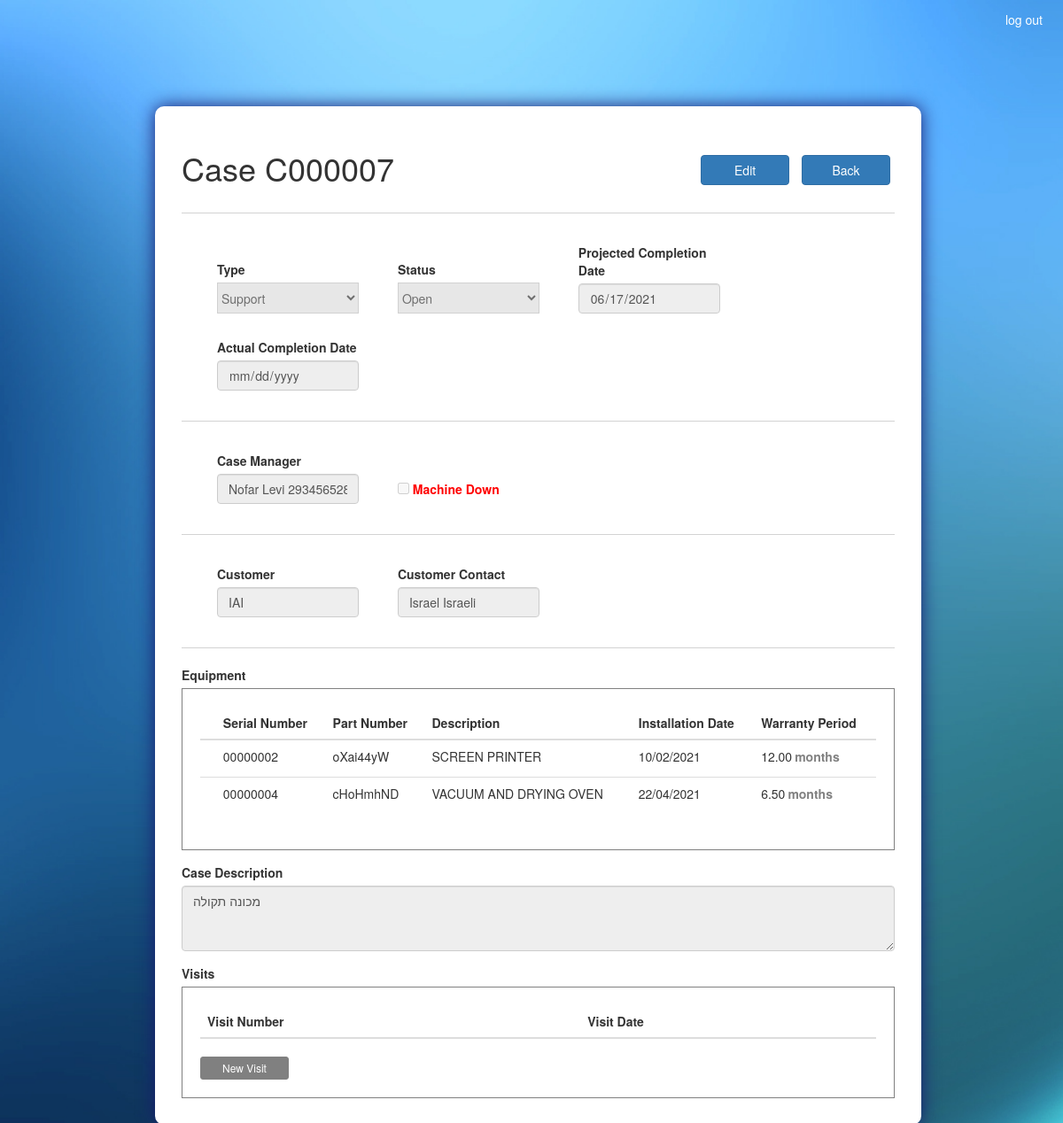
/case/C000007/ (signed in), run on the app's committed database.
### ASISupport_app/models.py (models this page shows, shortened)
class Case(models.Model):
	TYPES = (
		('Support', 'Support'),
		('Training', 'Training'),
		('Maintenance', 'Maintenance'),
		('installation','Installation')
	)
	STATUSES = (
		('Open', 'Open'),
		('Resolved', 'Resolved'),
		('Closed', 'Closed'),
		('On Hold','On Hold'),
		('Cancelled','Cancelled')
	)
	case_num 				= models.CharField(max_length=100, primary_key=True)
	case_type 				= models.CharField(max_length=100, choices=TYPES)
	status 					= models.CharField(max_length=100, choices=STATUSES)
	create_date 			= models.DateTimeField(default=timezone.now)
	target_date 			= models.DateField()
	actual_date 			= models.DateField(blank=True, null=True)
	case_manager 			= models.ForeignKey(Employee, on_delete=models.CASCADE)
	machine_down 			= models.BooleanField(default=False)
	customer 				= models.ForeignKey(Customer, on_delete=models.CASCADE)
	customer_contact 		= models.CharField(max_length=100)
	case_description 		= models.TextField()
	cancellation_reason 	= models.TextField(blank=True, null=True)
	on_hold_reason 			= models.TextField(blank=True, null=True)

class Employee(models.Model):
	employee_id 			= models.CharField(max_length=100, primary_key=True)
	first_name 				= models.CharField(max_length=100)
	last_name 				= models.CharField(max_length=100)
	def __str__(self):
		return f'{self.first_name} {self.last_name} {self.employee_id}'

class Customer(models.Model):
	customer_name 			= models.CharField(max_length=100, primary_key=True)
	def __str__(self):
		return self.customer_name

class Equipment(models.Model):
	equip_sn 				= models.CharField(max_length=100, primary_key=True)
	equip_pn 				= models.CharField(max_length=100)
	equip_description 		= models.TextField()
	installation_date 		= models.DateTimeField()
	warranty 				= models.DecimalField(max_digits=20, decimal_places=2) #in months
	def __str__(self):
		return self.equip_sn

### ASISupport_app/views.py (the view, shortened to what this page needs)
# urls.py: path('case/<id>/', views.case_view, name = 'view_case'),
@login_required(login_url='/accounts/login/')
def case_view(request, id):
	state = 'view'
	if request.method == 'POST' and 'back_btn' in request.POST:
		return redirect('ASISupport_app:dashboard')
	case = Case.objects.get(case_num=id)
	visits = Visit.objects.filter(case_num=id)
	case_equipment = CaseEquipment.objects.filter(case_num=id)
	case_equipment_sn_lst = [ce.equip_sn for ce in case_equipment]
	filtered_case_equipment = Equipment.objects.filter(equip_sn__in=case_equipment_sn_lst)
	equipment = Equipment.objects.all()
	equip_sn_lst = [equip.equip_sn for equip in equipment]
	equip_pn_lst = [equip.equip_pn for equip in equipment]
	equip_description_lst = [equip.equip_description for equip in equipment]
	equip_property_lst = [{'sn':equip.equip_sn,
						 'pn':equip.equip_pn,
						 'description':equip.equip_description,
						 'date':str(datetime.strptime(str(equip.installation_date)[:19],'%Y-%m-%d %H:%M:%S').strftime('%d/%m/%Y %H:%M:%S')),
						 'warranty':str(equip.warranty)} for equip in equipment]
	types = Case.TYPES
	employees = Employee.objects.all()
	customers = Customer.objects.all()
	''' roles '''
	groups = list(request.user.groups.values_list('name',flat = True))
	''' status list by roles '''
	statuses = []
	if ('Secretary' in groups):
		statuses.extend((
						('Closed', 'Closed'),
						))
	if ('Manager' in groups):
		statuses.extend(Case.STATUSES)
	statuses = list(set(statuses))
	''' restrict permits '''
	permit_edit = ('Manager' in groups) or ('Support' in groups and case.status not in ['Resolved','Closed','Cancelled']) or ('Secretary' in groups and case.status in ['Resolved'])
	edit = False
	permit_type = False
	permit_status = False
	permit_target_date = False
	permit_actual_date = False
	permit_on_hold_reason = False
	permit_cancellation_reason = False
	permit_case_manager = False
	permit_machine_down = False
	permit_customer = False
	permit_customer_contact = False
	permit_description = False
	permit_equipment_delete = False
	permit_equipment_add = False
	return render(request, 'ASISupport_app/case.html', locals())

### templates/ASISupport_app/case.html (shortened to what this page needs)
<!DOCTYPE html>
{% extends "ASISupport_app/base.html" %}
{% load static %}
{% block head_block %}
	<link rel="stylesheet" type="text/css" href="{% static 'css/case.css' %}">
{% endblock %}
{% block body_block %}
	<section class="col-sm-1 col-sm-10 col-sm-1">
		{% if state == 'view' %}
			<form class="form-container" action="{% url 'ASISupport_app:view_case' case.case_num %}" method="POST" id="view_case_form" autocomplete="off">
				<h1 class="inline_it">Case {{ case.case_num }}</h1>
				<div class="action_btn">
					{% if permit_edit and not edit %}
						<button type="submit" name="edit_btn" class="btn btn-primary">Edit</button>
					{% endif %}
					<button type="submit" name="back_btn" class="btn btn-primary" formnovalidate>Back</button>
				</div>
				<hr class="solid">
				<div class="inline_it inline_spacing">
					<div>
						<label for="type">Type</label>
					</div>
					{% if not permit_type %}
						<select class="form-select select_bar" disabled>
							<option selected>{{ case.case_type }}</option>
						</select>
					{% endif %}
				</div>
				<div class="inline_it inline_spacing">
					<div>
						<label for="status">Status</label>
					</div>
					{% if not permit_status %}
						<select class="form-select select_bar" disabled>
							<option selected>{{ case.status }}</option>
						</select>
					 {% endif %}
				</div>
				<div class="inline_it inline_spacing">
					<div>
						<label class="date_bar" for="projected_date">Projected Completion Date</label>
					</div>
					<input class="form-control datepicker date_bar" {% if permit_target_date %} name="projected_date" {% endif %} type="date" value="{{ case.target_date|date:'Y-m-d' }}" {% if not permit_target_date %} readonly {% endif %} required>
				</div>
				<div class="inline_it inline_spacing last_row_object">
					<div>
						<label for="actual_date">Actual Completion Date</label>
					</div>
					<input class="form-control datepicker date_bar" {% if permit_actual_date %} name="actual_date" {% endif %} type="date" value="{{ case.actual_date|date:'Y-m-d' }}" {% if not permit_actual_date %} readonly {% endif %}>
				</div>
				<hr class="solid"  id="first_solid">
				<div class="inline_it inline_spacing">
					<div>
						<label for="case_manager">Case Manager</label>
					</div>
					{% if not permit_case_manager %}
						<input class="form-control text_bar" type="text" value="{{ case.case_manager }}" readonly>
					{% endif %}
				</div>
				<div class="form-check inline_it inline_spacing machine_down_cb last_row_object">
					<input type="checkbox" {% if permit_machine_down %} name="machine_down" {% endif %} {% if case.machine_down %} checked {% endif %} {% if not permit_machine_down %} disabled {% endif %}>
					<label for="machine_down">Machine Down</label>
				</div>
				<hr class="solid">
				<div class="inline_it inline_spacing">
					<div>
						<label for="customer">Customer</label>
					</div>
					{% if not permit_customer %}
						<input class="form-control text_bar" type="text" value="{{ case.customer }}" readonly>
					{% endif %}
				</div>
				<div class="inline_it inline_spacing last_row_object">
					<div>
						<label for="customer_contact">Customer Contact</label>
					</div>
					<input class="form-control text_bar" {% if permit_customer_contact %} name="customer_contact" {% endif %} type="text" value="{{ case.customer_contact }}" {% if not permit_customer_contact %} readonly {% endif %} required>
				</div>
				<hr class="solid">
				<div>
					<label>Equipment</label>
					<div class="object_table">
						<table class="table table-hover" id="equipment_tbl">
							<thead>
								<tr>
									<th scope="col"></th>
									<th scope="col">Serial Number</th>
						    		<th scope="col">Part Number</th>
						    		<th scope="col">Description</th>
						    		<th scope="col">Installation Date</th>
						    		<th scope="col">Warranty Period</th>
						    	</tr>
							</thead>
							{% if not permit_equipment_delete and not permit_equipment_add %}
								<tbody>
									{% for equip in filtered_case_equipment %}
											<tr>
												<td></td>
												<td>{{ equip.equip_sn }}</td>
												<td>{{ equip.equip_pn }}</td>
												<td>{{ equip.equip_description }}</td>
												<td>{{ equip.installation_date|date:'d/m/Y' }}</td>
												<td>{{ equip.warranty }}<label>months</label></td>
											</tr>
									{% endfor %}
								</tbody>
							{% endif %}
						</table>
					</div>
				</div>
				<div class="form-group description_bar">
					<label for="case_description">Case Description</label>
					<textarea class="form-control" {% if permit_description %} name="case_description" {% endif %} rows="3" {% if not permit_description %} readonly {% endif %} required>{{ case.case_description }}</textarea>
				</div>
				<div>
					<label>Visits</label>
					<div class="object_table">
						<table class="table table-hover">
							<thead>
								<tr>
						    		<th scope="col">Visit Number</th>
						    		<th scope="col">Visit Date</th>
						    	</tr>
							</thead>
						</table>
						{% if 'Manager' in groups or permit_edit and case.status != 'On Hold' %}
							<a href="{% url 'ASISupport_app:new_visit' case.case_num %}" class="btn btn-primary btn-sm new_visit_btn">New Visit</a>
						{% endif %}
					</div>
				</div>
			</form>
		{% endif %}
	</section>
{% endblock %}

### static/css/base.css (style rules this page uses)
body { background-image: url('/static/images/Background1.jpg'); background-repeat: no-repeat; background-attachment: fixed; background-size: cover; }
.form-container { position: absolute; top: 15vh; background: #fff; padding: 30px; border-radius: 10px; box-shadow: 0px 0px 20px 0px #191970; }
hr.solid { border-top: 1px solid LightGray; }
.inline_it { display: inline-block; }

### static/css/case.css (style rules this page uses)
.form-container { margin: 0px 60px 0px; }
.select_bar { width: 160px; height: 35px; }
.date_bar { width: 160px; }
.inline_spacing { margin: 14px 0px; padding: 0px 0px 0px 40px; }
.last_row_object { padding-right: 40px; }
.text_bar { width: 160px; }
.machine_down_cb { color: red; }
.object_table { border: 1px solid gray; padding: 20px; width: 100%; }
.description_bar { margin: 15px 0px 15px 0px; }
.action_btn { float: right; margin-top: 20px; }
.action_btn button { width: 100px; margin: 5px; }
.new_visit_btn { width: 100px; background-color: gray; border-color: gray; padding: 3px; }
tr td:last-child label { color: gray; }
select:disabled { background: #dddddd; }
td label { padding-left: 3px; }

### data on the page
Case: case_num "C000007", case_type "Support", status "Open", target_date "06/17/2021", case_manager "Nofar Levi 293456528", customer "IAI", customer_contact "Israel Israeli", case_description "מכונה תקולה"
Equipment: equip_sn "00000002", equip_pn "oXai44yW", equip_description "SCREEN PRINTER", installation_date "10/02/2021", warranty "12.00"
Equipment: equip_sn "00000004", equip_pn "cHoHmhND", equip_description "VACUUM AND DRYING OVEN", installation_date "22/04/2021", warranty "6.50"
